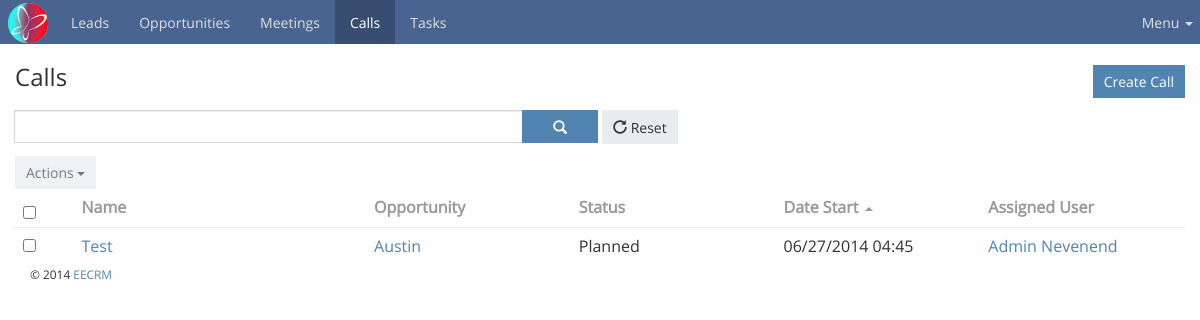
Page /modules/call/index.php (signed in) on the committed database.
### tables this page shows
CREATE TABLE IF NOT EXISTS `call` (
  `id` int(11) unsigned NOT NULL AUTO_INCREMENT,
  `name` varchar(255) DEFAULT NULL,
  `status` enum('Planned','Held','Not Held') DEFAULT 'Planned',
  `date_start` datetime DEFAULT NULL,
  `date_end` datetime DEFAULT NULL,
  `duration` int(11) DEFAULT '3600',
  `direction` enum('Outbound','Inbound') NOT NULL DEFAULT 'Outbound',
  `description` text,
  `created_at` datetime DEFAULT NULL,
  `modified_at` datetime DEFAULT NULL,
  `deleted` tinyint(1) DEFAULT '0',
  `assigned_user_id` int(11) DEFAULT NULL,
  `modified_by_id` int(11) DEFAULT NULL,
  `created_by_id` int(11) DEFAULT NULL,
  `parent_id` int(11) DEFAULT NULL,
  `parent_type` enum('Opportunity') DEFAULT 'Opportunity',
  PRIMARY KEY (`id`)
);

CREATE TABLE IF NOT EXISTS `opportunities` (
  `id` int(11) NOT NULL AUTO_INCREMENT,
  `lead_id` int(11) NOT NULL,
  `company_name` varchar(255) DEFAULT NULL,
  `contact_person` varchar(255) NOT NULL,
  `stage` int(11) DEFAULT '0',
  `lead_source` int(11) DEFAULT '0',
  `email_address` varchar(255) NOT NULL,
  `phone` varchar(255) NOT NULL,
  `website` varchar(255) DEFAULT NULL,
  `address_street` varchar(255) DEFAULT NULL,
  `address_city` varchar(255) DEFAULT NULL,
  `address_state` varchar(255) DEFAULT NULL,
  `address_country` varchar(255) DEFAULT NULL,
  `address_postal_code` varchar(255) DEFAULT NULL,
  `description` longtext,
  `created_at` datetime DEFAULT NULL,
  `modified_at` datetime DEFAULT NULL,
  `deleted` tinyint(1) DEFAULT '0',
  `assigned_user_id` varchar(24) DEFAULT NULL,
  `modified_by_id` varchar(24) DEFAULT NULL,
  `created_by_id` varchar(24) DEFAULT NULL,
  PRIMARY KEY (`id`)
);

### include/utils-call.php (called while the page is built, shortened)
<?php
require_once 'database.php';
function getAllCalls($offset, $limit, $userId = NULL, $searchString = '')
{
    global $db;
    $sqlQuery = "SELECT m.*, CONCAT(u.first_name, ' ', u.last_name) AS assignedUser,
                    o.company_name AS oppName, o.id AS oppId
                 FROM `call` AS m
                 JOIN users AS u ON m.assigned_user_id = u.id
                 LEFT JOIN opportunities o ON m.parent_id = o.id
                 WHERE ";
    $sqlQuery .= " m.deleted = '0' LIMIT 0,50";
    $stmt = $db->prepare($sqlQuery);
    $stmt->execute();
    $columns = $stmt->columnCount();
    if ($columns > 0) {
        $calls = $stmt->fetchAll(PDO::FETCH_ASSOC);
    }
    return ($calls) ? $calls : NULL;
}

### include/utils-helpers.php (called while the page is built, shortened)
<?php
function sanitizeString($string)
{
    return stripslashes($string);
}
function getFormattedDate($date = NULL, $format = "Y-m-d H:i:s")
{
    if ($date != NULL) {
        $date = date($format,strtotime($date));
    } else {
        $date = date($format);
    }
    return $date;
}

### modules/call/index.php (the view, shortened to what this page needs)
<?php
require_once dirname(__DIR__) . '/../common/header.php';
require_once $include_directory . 'utils-call.php';
try {
    $calls = getAllCalls(0, MAX_ROWS);
} catch (Exception $exc) {
    setSessionValue('errorMessage', $exc->getMessage());
}
    ?>
<div class="container content">
    <div id="main"><div class="page-header"><div class="row">
                <div class="col-lg-7 col-sm-7">
                    <h3>Calls</h3>
                </div>
                <div class="col-lg-5 col-sm-5">
                    <div class="header-buttons btn-group pull-right">
                        <a class="btn btn-primary" href="<?php echo BASEPATH;?>modules/call/create.php">Create Call</a>
                    </div>
                </div>
            </div>
        </div>
        <div class="search-container">
            <div class="row search-row">
                <div class="form-group col-sm-6">
                    <div class="input-group">
                        <input type="text" value="" name="filter" class="form-control filter">
                        <div class="input-group-btn">
                            <button data-module="call" data-isadmin ="0" data-action="search" class="btn btn-primary search btn-icon" type="button" />
                                <span class="glyphicon glyphicon-search"></span>
                        </div>
                    </div>
                </div>
                <div class="form-group col-sm-6">
                    <div class="btn-group">
                        <button data-action="reset" class="btn btn-default resetrecord" type="button">
                            <span class="glyphicon glyphicon-repeat"></span>&nbsp;Reset
                        </button>
                </div>
            </div>
            <div class="row advanced-filters">
            </div>
        </div>
        <div class="list-container">
            <?php if ($calls !== NULL):  ?>
            <div class="list-buttons-container clearfix">
                <div class="btn-group actions">
                    <button disabled="" data-toggle="dropdown" class="btn btn-default dropdown-toggle actions-button" type="button">
                        Actions
                        <span class="caret"></span>
                    </button>
                </div>
            </div>
            <div class="list">
                <table class="table">
                    <thead>
                        <tr>
                            <th width="5%">
                                <input type="checkbox" class="selectAll"></th>
                            <th width="25%">
                                <a data-name="name" class="sort" href="javascript:">Name</a>
                            </th>
                            <th>
                                <a data-name="Opportunity" class="sort" href="javascript:">Opportunity</a>
                            </th>
                            <th>
                                <a data-name="Status" class="sort" href="javascript:">Status</a>
                            </th>
                            <th>
                                <a data-name="Date Start" class="sort" href="javascript:">Date Start</a>
                                <span class="caret-up"></span>
                            </th>
                            <th>
                                <a data-name="assigned user" class="sort" href="javascript:">Assigned User</a>
                            </th>
                        </tr>
                    </thead>
                    <tbody>
                            <?php foreach ($calls as $call): ?>
                                <tr data-id="<?php echo $call['id'];?>" class="initial">
                                    <td class="cell cell-checkbox">
                                        <input type="checkbox" data-id="<?php echo $call['id']; ?>" class="record-checkbox records-multiaction">
                                    </td>
                                    <td class="cell cell-name">
                                        <a title="<?php echo sanitizeString($call['name']); ?>" data-id="<?php echo $call['id']; ?>" class="link" href="<?php echo BASEPATH;?>modules/call/view.php?id=<?php echo $call['id']; ?>"><?php echo sanitizeString($call['name']); ?></a>
                                    </td>
                                    <td class="cell cell-status">
                                        <?php echo ($call['parent_id']) ? '<a data-id="' . $call['parent_id'] . '" class="link" href="' . BASEPATH . 'modules/opportunities/view.php?id=' . $call['parent_id'] . '">' . $call['oppName'] . '</a>' : ''?>
                                    </td>
                                    <td class="cell cell-emailAddress">
                                        <span class="text-default"><?php echo sanitizeString($call['status']);?></span>
                                    </td>
                                    <td class="cell cell-createdAt">
                                        <?php echo getFormattedDate($call['date_start'], "m/d/Y h:i")?>
                                    </td>
                                    <td width="7%" class="cell cell-buttons">
                                        <a data-id="<?php echo $call['assigned_user_id']; ?>" class="link" href="<?php echo ADMINPATH;?>modules/users/view.php?id=<?php echo $call['assigned_user_id']; ?>"><?php echo sanitizeString($call['assignedUser']); ?></a>
                                    </td>
                            </tr>
                            <?php endforeach; ?>
                    </tbody>
                </table>
           </div>
            <?php else: ?>
                No data.
           <?php endif;?>
        </div>
    </div>
</div>
<?php
require_once dirname(__DIR__) . '/../common/footer.php';
?>

### rows in the picture
call: name "Test", opportunities.company_name "Austin", status "Planned", date_start "06/27/2014 04:45", assignedUser "Admin Nevenend"
